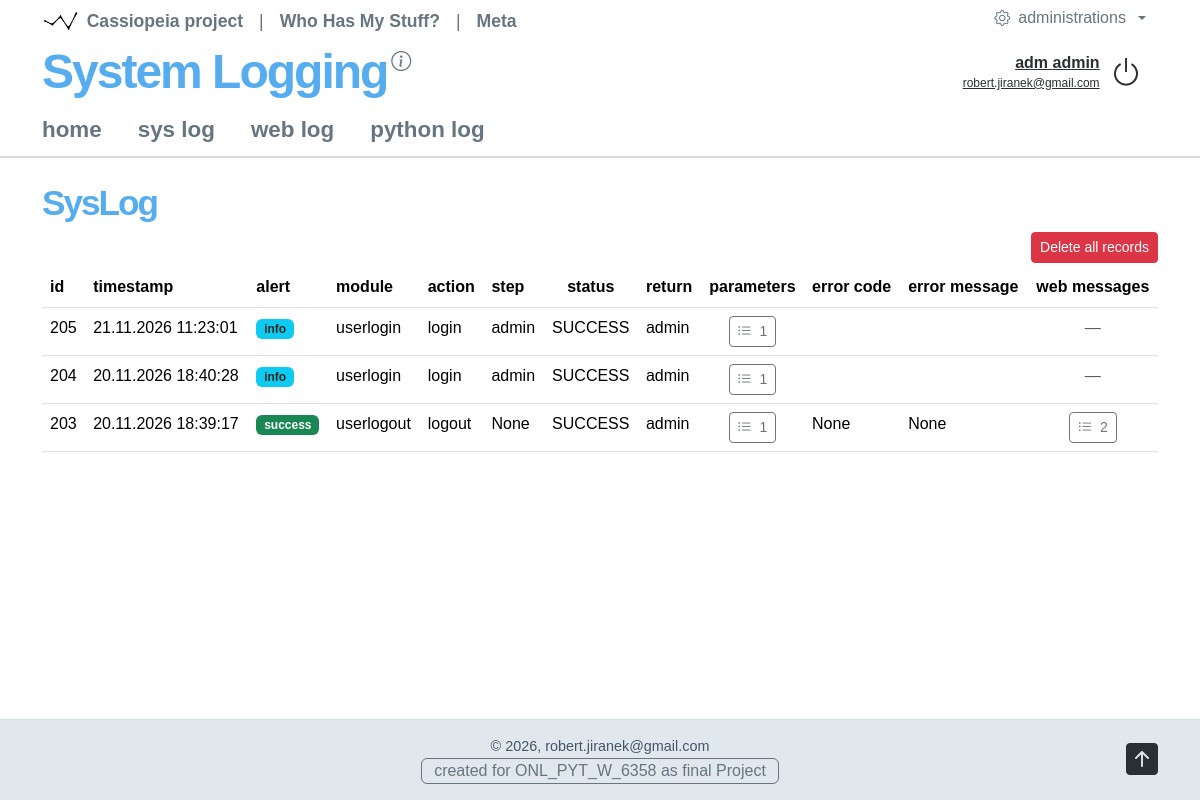
/syslog/sysloglist (signed in), run on an earlier commit of the app's database.
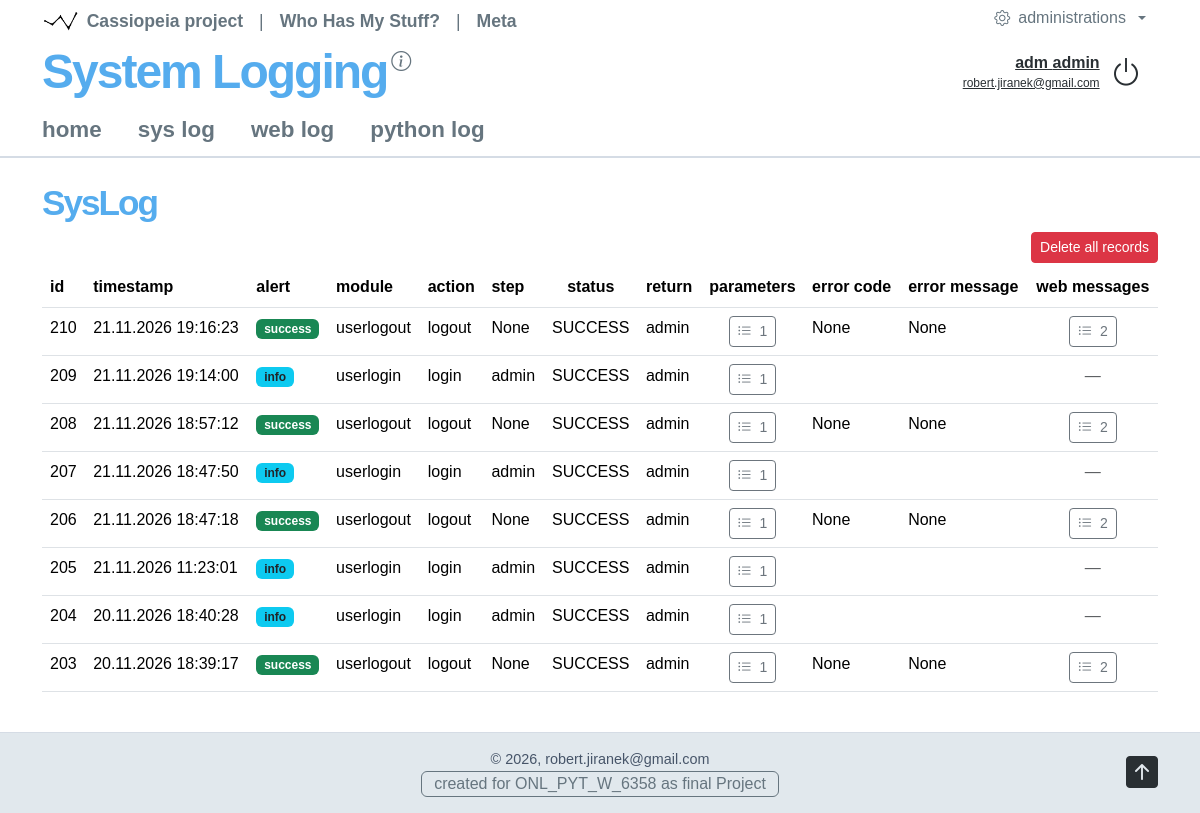
And on a later commit of the database.
### syslog/models.py (models this page shows)
class SysLog(models.Model):
    timestamp = models.DateTimeField(auto_now_add=True, db_index=True)
    alert_code = models.CharField(max_length=12, null=True, db_index=True)
    module_code = models.CharField(max_length=32, null=True, db_index=True)
    action_code = models.CharField(max_length=32, null=True, db_index=True)
    step_code = models.CharField(max_length=32, null=True, db_index=True)
    status_code = models.CharField(max_length=12, null=True, db_index=True)
    parameters_value = models.JSONField(default=dict, null=True)
    retval_value = models.TextField(null=True)
    error_code = models.CharField(max_length=120, null=True, db_index=True)
    error_message = models.TextField(null=True)
    web_message = models.JSONField(default=dict, null=True)

### syslog/views/syslog.py (the view)
# urls.py: path('sysloglist', SysLogListView.as_view(), name='sysloglist'),
class SysLogListView(SysAuthNoPermission, View):
    permission_required = "syslog.view_syslog"
    def get(self, request):
        log_records = SysLog.objects.order_by("-timestamp", "-id")[:100]
        self.web_data = {'syslogs': log_records}
        return self.page_render(request, 'sysloglist', self.web_data)

### syscor/views/tools.py (called while the page is built)
    @staticmethod
    def session_clear(request, session_name):
        request.session.pop(session_name, None)
        return True

### syscor/views/web.py (called while the page is built)
    @staticmethod
    def web_application_attribute_get(application_code: str = 'cassiopeia', application_attribut: str = None) -> dict[str, str] | str:
        application_code = application_code.lower()
        attribs = WEB_APPLICATIONS[application_code].copy()
        attribs['application_code'] = application_code
        if application_attribut is None:
            return attribs
        else:
            application_attribut = application_attribut.lower()
            return attribs[application_attribut]

    @staticmethod
    def web_application_module_attribute_get(module_code: str = 'cassiopeia', module_attribut: str = None) -> dict[str, str] | str:
        module_code = module_code.lower()
        attribs = WEB_APPLICATION_MODULES[module_code].copy()
        attribs['module_code'] = module_code
        if module_attribut is None:
            return attribs
        else:
            module_attribut = module_attribut.lower()
            return attribs[module_attribut]

### syslog/templates/sysloglist.html (shortened to what this page needs)
{% extends "syscor-body.html" %}
{% block content-l2 %}
<h1>{{web_page_attributes.module_name}} </h1>
{% if perms.syslog.delete_syslog %}
<div class="d-flex justify-content-end mb-1">
    <form method="post"
          action="{% url 'syslogclear' %}"
          onsubmit="return confirm('Really delete all records?');">
        <button type="submit" class="btn btn-danger btn-sm">
            Delete all records
        </button>
    </form>
</div>
{% endif %}
<div class="table">
<table class="table">
    <tr>
        <th>id</th><th>timestamp</th><th>alert</th><th>module</th>
        <th>action</th><th>step</th><th class="text-sm-center">status</th><th>return</th>
        <th class="text-sm-center">parameters</th><th>error code</th><th>error message</th>
        <th class="text-sm-center">web messages</th>
    </tr>
{% for log in web_data.syslogs %}
    <tr>
        <td>{{ log.id }}</td>
        <td>{{ log.timestamp|date:"d.m.Y H:i:s" }}</td>
        <td>
            <span class="badge {% if log.alert_code|upper == 'DANGER' or log.alert_code == 'ERROR' %}bg-danger{% elif log.alert_code|upper == 'SUCCESS' %}bg-success{% elif log.alert_code|upper == 'WARNING' %}bg-warning text-dark{% elif log.alert_code|upper == 'INFO' %}bg-info text-dark{% else %}bg-secondary{% endif %}">
                {{ log.alert_code }}
            </span>
        </td>
        <td>{{ log.module_code }} </td>
        <td>{{ log.action_code }} </td>
        <td>{{ log.step_code }} </td>
        <td class="text-sm-center">{{ log.status_code }} </td>
        <td>{{ log.retval_value }} </td>
        <td class="text-sm-center">
            {% with log_id=log.id|stringformat:"s" %}
                {% include "objects/object-table-dictionary.html" with var_id="syslog-parameters-"|add:log_id var_label="" var_dictionary=log.parameters_value only %}
            {% endwith %}
        </td>
        <td>{{ log.error_code }}</td>
        <td>{{ log.error_message }}</td>
        <td class="text-sm-center">
            {% with log_id=log.id|stringformat:"s" %}
                {% include "objects/object-table-dictionary.html" with var_id="syslog-webmessages-"|add:log_id var_label="" var_dictionary=log.web_message only %}
            {% endwith %}
        </td>
    </tr>
{% empty %}
    <tr>
        <td colspan="12" class="text-center text-muted">
            No records in the table.
        </td>
    </tr>
{% endfor %}
</table>
</div>
{% endblock %}

### syscor/templates/objects/object-table-dictionary.html (shortened to what this page needs)
{% if var_dictionary %}
    <button type="button"
            class="btn btn-outline-secondary btn-sm"
            data-bs-toggle="modal"
            data-bs-target="#{{ var_id }}">
        <i class="bi bi-list-ul me-1"></i>
        {{ var_dictionary|length }}{% if var_label %}{{ var_label }}{% endif %}
    </button>
{% else %}
    <span class="text-body-secondary">—</span>
{% endif %}

What changed in the data, as far as the page shows it:
added SysLog: id "210", timestamp "21.11.2026 19:16:23", alert_code "success", module_code "userlogout", action_code "logout", step_code "None", status_code "SUCCESS", retval_value "admin", var_dictionary "1 2", error_code "None", error_message "None"
added SysLog: id "209", timestamp "21.11.2026 19:14:00", alert_code "info", module_code "userlogin", action_code "login", step_code "admin", status_code "SUCCESS", retval_value "admin", var_dictionary "1"
added SysLog: id "208", timestamp "21.11.2026 18:57:12", alert_code "success", module_code "userlogout", action_code "logout", step_code "None", status_code "SUCCESS", retval_value "admin", var_dictionary "1 2", error_code "None", error_message "None"
added SysLog: id "207", timestamp "21.11.2026 18:47:50", alert_code "info", module_code "userlogin", action_code "login", step_code "admin", status_code "SUCCESS", retval_value "admin", var_dictionary "1"
added SysLog: id "206", timestamp "21.11.2026 18:47:18", alert_code "success", module_code "userlogout", action_code "logout", step_code "None", status_code "SUCCESS", retval_value "admin", var_dictionary "1 2", error_code "None", error_message "None"
